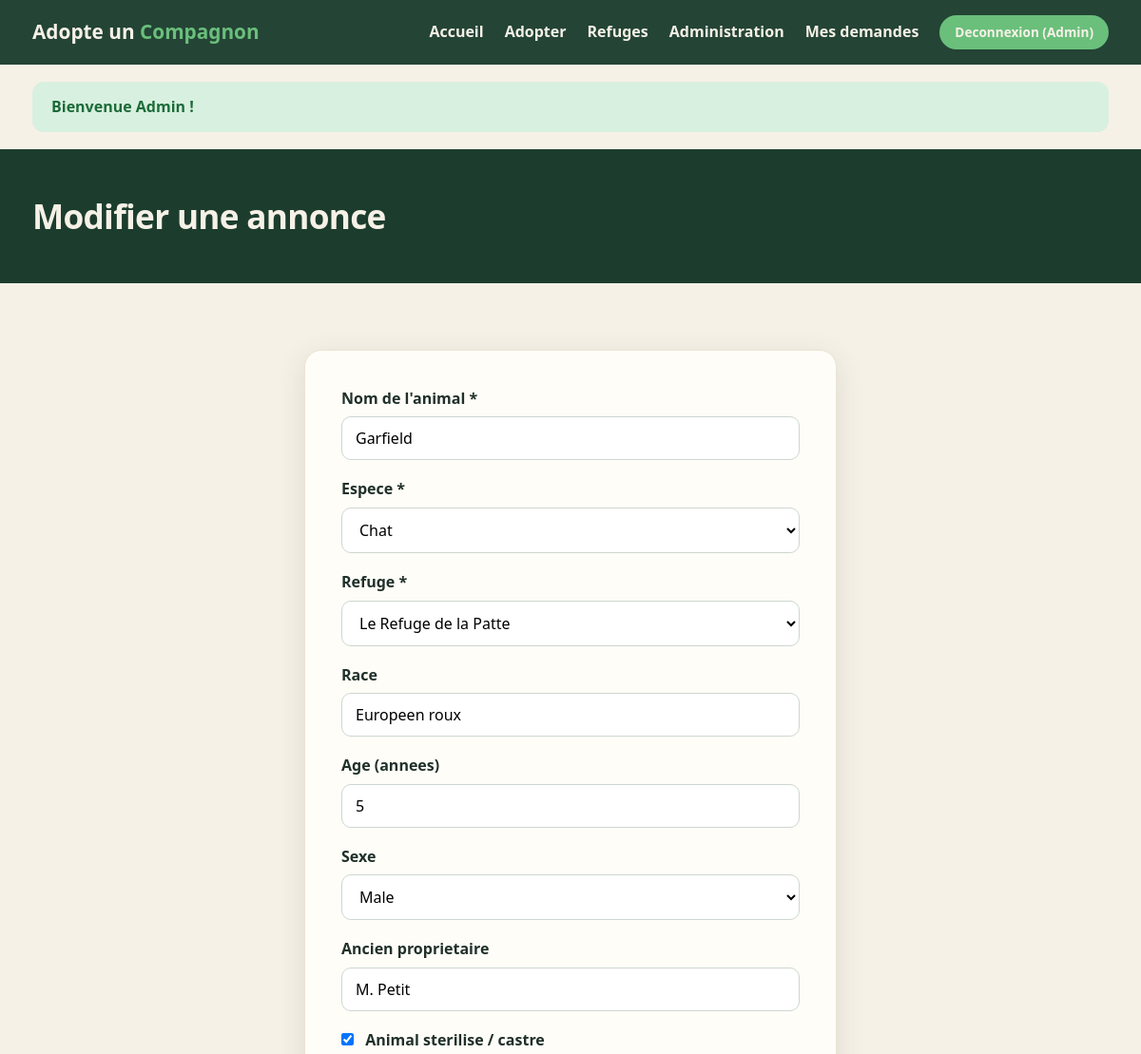
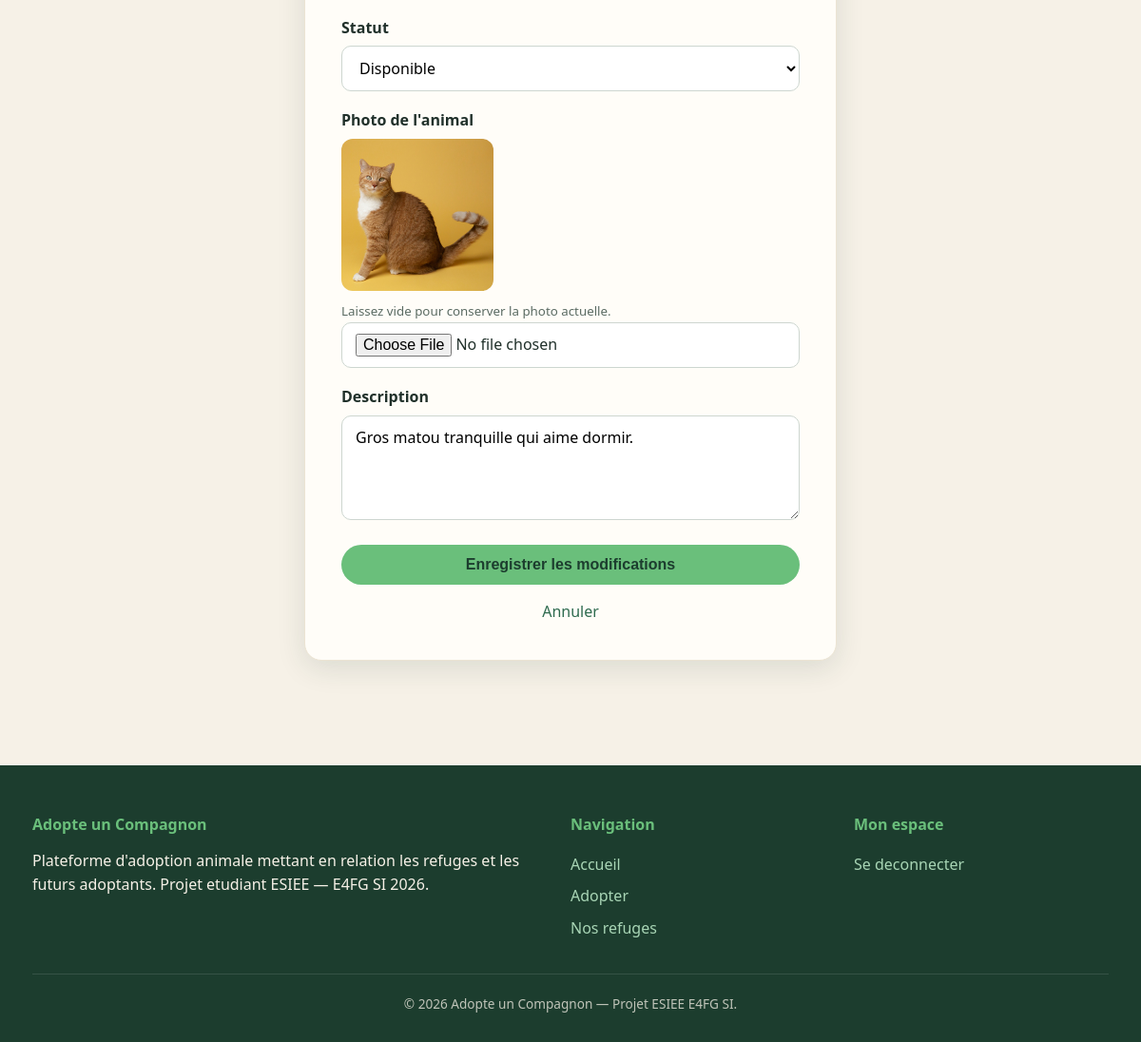
The page /annonce-form.php?id=14 (signed in) on the database its author committed (2 pictures, top to bottom).
### tables this page shows
CREATE TABLE animal (
    id_animal           INT AUTO_INCREMENT PRIMARY KEY,
    nom                 VARCHAR(80)  NOT NULL,
    id_espece           INT          NOT NULL,
    type_detenteur      ENUM('refuge','particulier') NOT NULL DEFAULT 'refuge',
    id_refuge           INT          DEFAULT NULL,
    id_proprietaire     INT          DEFAULT NULL,   
    detenteur_nom       VARCHAR(120) DEFAULT NULL,
    detenteur_ville     VARCHAR(80)  DEFAULT NULL,
    detenteur_region    VARCHAR(80)  DEFAULT NULL,
    race                VARCHAR(80)  DEFAULT NULL,
    age_annees          INT          DEFAULT NULL,
    sexe                ENUM('M','F') DEFAULT NULL,
    sterilise           TINYINT(1)   NOT NULL DEFAULT 0,   
    ancien_proprietaire VARCHAR(150) DEFAULT NULL,
    description         TEXT         DEFAULT NULL,
    photo               VARCHAR(255) DEFAULT NULL,
    statut              ENUM('disponible','reserve','adopte') NOT NULL DEFAULT 'disponible',
    date_publication    DATETIME     NOT NULL DEFAULT CURRENT_TIMESTAMP,
    CONSTRAINT fk_animal_espece FOREIGN KEY (id_espece)
        REFERENCES espece(id_espece) ON DELETE RESTRICT,
    CONSTRAINT fk_animal_refuge FOREIGN KEY (id_refuge)
        REFERENCES refuge(id_refuge) ON DELETE CASCADE,
    CONSTRAINT fk_animal_proprietaire FOREIGN KEY (id_proprietaire)
        REFERENCES utilisateur(id_utilisateur) ON DELETE CASCADE
);

CREATE TABLE espece (
    id_espece   INT AUTO_INCREMENT PRIMARY KEY,
    nom         VARCHAR(40) NOT NULL UNIQUE,
    emoji       VARCHAR(10) DEFAULT NULL,
    image       VARCHAR(255) DEFAULT NULL,   
    description VARCHAR(255) DEFAULT NULL
);

CREATE TABLE refuge (
    id_refuge      INT AUTO_INCREMENT PRIMARY KEY,
    nom            VARCHAR(120) NOT NULL,
    adresse        VARCHAR(200) DEFAULT NULL,
    ville          VARCHAR(80)  NOT NULL,
    code_postal    VARCHAR(10)  DEFAULT NULL,
    region         VARCHAR(80)  DEFAULT NULL,
    latitude       DECIMAL(10,7) DEFAULT NULL,
    longitude      DECIMAL(10,7) DEFAULT NULL,
    telephone      VARCHAR(20)  DEFAULT NULL,
    email          VARCHAR(150) DEFAULT NULL,
    description    TEXT         DEFAULT NULL,
    valide         TINYINT(1)   NOT NULL DEFAULT 0,   
    id_utilisateur INT          DEFAULT NULL,
    CONSTRAINT fk_refuge_user FOREIGN KEY (id_utilisateur)
        REFERENCES utilisateur(id_utilisateur) ON DELETE SET NULL
);

### htdocs/includes/functions.php (called while the page is built, shortened)
<?php
function e($value): string
{
    return htmlspecialchars((string) $value, ENT_QUOTES, 'UTF-8');
}

### htdocs/includes/auth.php (called while the page is built, shortened)
<?php
require_once __DIR__ . '/functions.php';
function est_connecte(): bool
{
    return isset($_SESSION['user']);
}
function a_role(string ...$roles): bool
{
    return est_connecte() && in_array($_SESSION['user']['role'], $roles, true);
}

### htdocs/annonce-form.php (the view, shortened to what this page needs)
<?php
require_once __DIR__ . '/connexion.php';
require_once __DIR__ . '/includes/auth.php';
$estParticulier = a_role('particulier');
$id = isset($_GET['id']) ? (int) $_GET['id'] : 0;
$edition = $id > 0;
$titre = $edition ? 'Modifier une annonce' : 'Nouvelle annonce';
$refuges = [];
if (a_role('admin')) {
    $refuges = $pdo->query("SELECT id_refuge, nom FROM refuge ORDER BY nom")->fetchAll();
} elseif (a_role('refuge')) {
    $stmt = $pdo->prepare("SELECT id_refuge, nom FROM refuge WHERE id_utilisateur = :uid AND valide = 1 ORDER BY nom");
    $stmt->execute(['uid' => user()['id']]);
    $refuges = $stmt->fetchAll();
}
$especes = $pdo->query("SELECT id_espece, nom FROM espece ORDER BY nom")->fetchAll();
$animal = [
    'nom' => '', 'id_espece' => '', 'id_refuge' => '', 'detenteur_ville' => '', 'race' => '',
    'age_annees' => '', 'sexe' => '', 'sterilise' => 0, 'ancien_proprietaire' => '',
    'description' => '', 'statut' => 'disponible', 'photo' => null,
];
if ($edition) {
    $stmt = $pdo->prepare("SELECT * FROM animal WHERE id_animal = :id");
    $stmt->execute(['id' => $id]);
    $animal = $stmt->fetch();
}
require __DIR__ . '/includes/header.php';
?>
<div class="page-head"><div class="container"><h1><?= e($titre) ?></h1></div></div>
<section>
    <div class="container">
        <?php if (!$estParticulier && !$refuges): ?>
            <div class="form-card">
                <p>Vous n'avez pas (encore) de refuge <strong>valide</strong>.</p>
                <p style="color:var(--texte-clair);margin-top:10px;">
                    Votre refuge est en <strong>attente de validation</strong> par un administrateur.
                    Une fois valide, vous pourrez publier des annonces ici.
                </p>
            </div>
        <?php else: ?>
        <form class="form-card" method="post" enctype="multipart/form-data">
            <div class="form-group">
                <label for="nom">Nom de l'animal *</label>
                <input type="text" id="nom" name="nom" required value="<?= e($animal['nom']) ?>">
            </div>
            <div class="form-group">
                <label for="id_espece">Espece *</label>
                <select id="id_espece" name="id_espece" required>
                    <?php foreach ($especes as $esp): ?>
                        <option value="<?= (int)$esp['id_espece'] ?>" <?= (int)$animal['id_espece'] === (int)$esp['id_espece'] ? 'selected' : '' ?>>
                            <?= e($esp['nom']) ?>
                        </option>
                    <?php endforeach; ?>
                </select>
            </div>
            <?php if ($estParticulier): ?>
                <div class="form-group">
                    <label for="detenteur_ville">Votre ville *</label>
                    <input type="text" id="detenteur_ville" name="detenteur_ville"
                           value="<?= e($animal['detenteur_ville'] ?? '') ?>" placeholder="Ex : Paris" required>
                </div>
            <?php else: ?>
                <div class="form-group">
                    <label for="id_refuge">Refuge *</label>
                    <select id="id_refuge" name="id_refuge" required>
                        <?php foreach ($refuges as $r): ?>
                            <option value="<?= (int)$r['id_refuge'] ?>" <?= (int)$animal['id_refuge'] === (int)$r['id_refuge'] ? 'selected' : '' ?>>
                                <?= e($r['nom']) ?>
                            </option>
                        <?php endforeach; ?>
                    </select>
                </div>
            <?php endif; ?>
            <div class="form-group">
                <label for="race">Race</label>
                <input type="text" id="race" name="race" value="<?= e($animal['race']) ?>">
            </div>
            <div class="form-group">
                <label for="age_annees">Age (annees)</label>
                <input type="number" id="age_annees" name="age_annees" min="0" max="40" value="<?= e($animal['age_annees']) ?>">
            </div>
            <div class="form-group">
                <label for="sexe">Sexe</label>
                <select id="sexe" name="sexe">
                    <option value="M" <?= $animal['sexe'] === 'M' ? 'selected' : '' ?>>Male</option>
                </select>
            </div>
            <div class="form-group">
                <label for="ancien_proprietaire">Ancien proprietaire</label>
                <input type="text" id="ancien_proprietaire" name="ancien_proprietaire"
                       value="<?= e($animal['ancien_proprietaire']) ?>" placeholder="Ex : Famille Martin, abandon...">
            </div>
            <div class="form-group">
                <label>
                    <input type="checkbox" name="sterilise" value="1" style="width:auto;margin-right:8px;"
                           <?= $animal['sterilise'] ? 'checked' : '' ?>>
                    Animal sterilise / castre
                </label>
            </div>
            <div class="form-group">
                <label for="statut">Statut</label>
                <select id="statut" name="statut">
                    <option value="disponible" <?= $animal['statut'] === 'disponible' ? 'selected' : '' ?>>Disponible</option>
                </select>
            </div>
            <div class="form-group">
                <label for="photo">Photo de l'animal</label>
                <?php if (!empty($animal['photo'])): ?>
                    <img src="<?= e($animal['photo']) ?>" alt="photo actuelle"
                         style="max-width:160px;border-radius:12px;margin-bottom:8px;display:block;">
                    <small style="color:var(--texte-clair)">Laissez vide pour conserver la photo actuelle.</small>
                <?php endif; ?>
                <input type="file" id="photo" name="photo" accept="image/*">
            </div>
            <div class="form-group">
                <label for="description">Description</label>
                <textarea id="description" name="description"><?= e($animal['description']) ?></textarea>
            </div>
            <button type="submit" class="btn" style="width:100%;"><?= $edition ? 'Enregistrer les modifications' : 'Publier l\'annonce' ?></button>
            <p style="text-align:center;margin-top:16px;"><a href="mes-annonces.php">Annuler</a></p>
        </form>
        <?php endif; ?>
    </div>
</section>
<?php require __DIR__ . '/includes/footer.php'; ?>

### htdocs/css/style.css (style rules this page uses)
:root { --vert-fonce: #1c3d2e; --vert-moyen: #2f6b4f; --vert-vif: #6abf7b; --vert-clair: #a8d5b5; --creme: #f6f1e7; --creme-fonce: #ece4d3; --beige-carte: #fffdf8; --texte: #20302a; --texte-clair: #5b6b63; --blanc: #ffffff; --rouge: #c0533f; --ombre: 0 8px 30px rgba(28, 61, 46, .12); --radius: 18px; --max: 1180px; }
* { box-sizing: border-box; margin: 0; padding: 0; }
body { font-family: "Segoe UI", system-ui, -apple-system, sans-serif; color: var(--texte); background: var(--creme); line-height: 1.6; }
a { color: var(--vert-moyen); text-decoration: none; }
img { max-width: 100%; display: block; }
.container { max-width: var(--max); margin: 0 auto; padding: 0 24px; }
h1, h2, h3 { line-height: 1.15; font-weight: 800; letter-spacing: -.02em; }
.btn { display: inline-block; background: var(--vert-vif); color: var(--vert-fonce); font-weight: 700; padding: 12px 26px; border-radius: 40px; border: none; cursor: pointer; font-size: 1rem; transition: transform .15s ease, background .2s ease; }
section { padding: 70px 0; }
.form-card { max-width: 560px; margin: 0 auto; background: var(--beige-carte); padding: 38px; border-radius: var(--radius); box-shadow: var(--ombre); border: 1px solid var(--creme-fonce); }
.form-group { margin-bottom: 18px; }
label { display: block; font-weight: 600; margin-bottom: 6px; }
input, select, textarea { width: 100%; padding: 11px 14px; border: 1px solid #cdd6d0; border-radius: 10px; font-size: 1rem; font-family: inherit; background: #fff; }
textarea { resize: vertical; min-height: 110px; }
.page-head { background: var(--vert-fonce); color: var(--creme); padding: 50px 0; }
.page-head h1 { font-size: 2.2rem; }

### rows shown on the page
animal: nom "Garfield", id_espece "Chat", id_refuge "Le Refuge de la Patte", race "Europeen roux", age_annees "5", sexe "Male", ancien_proprietaire "M. Petit", sterilise "☑", statut "Disponible", photo (picture), description "Gros matou tranquille qui aime dormir."

### other values the page prints
user()['prenom'] "Admin"
$f['message'] "Bienvenue Admin !"
$titre "Modifier une annonce"
